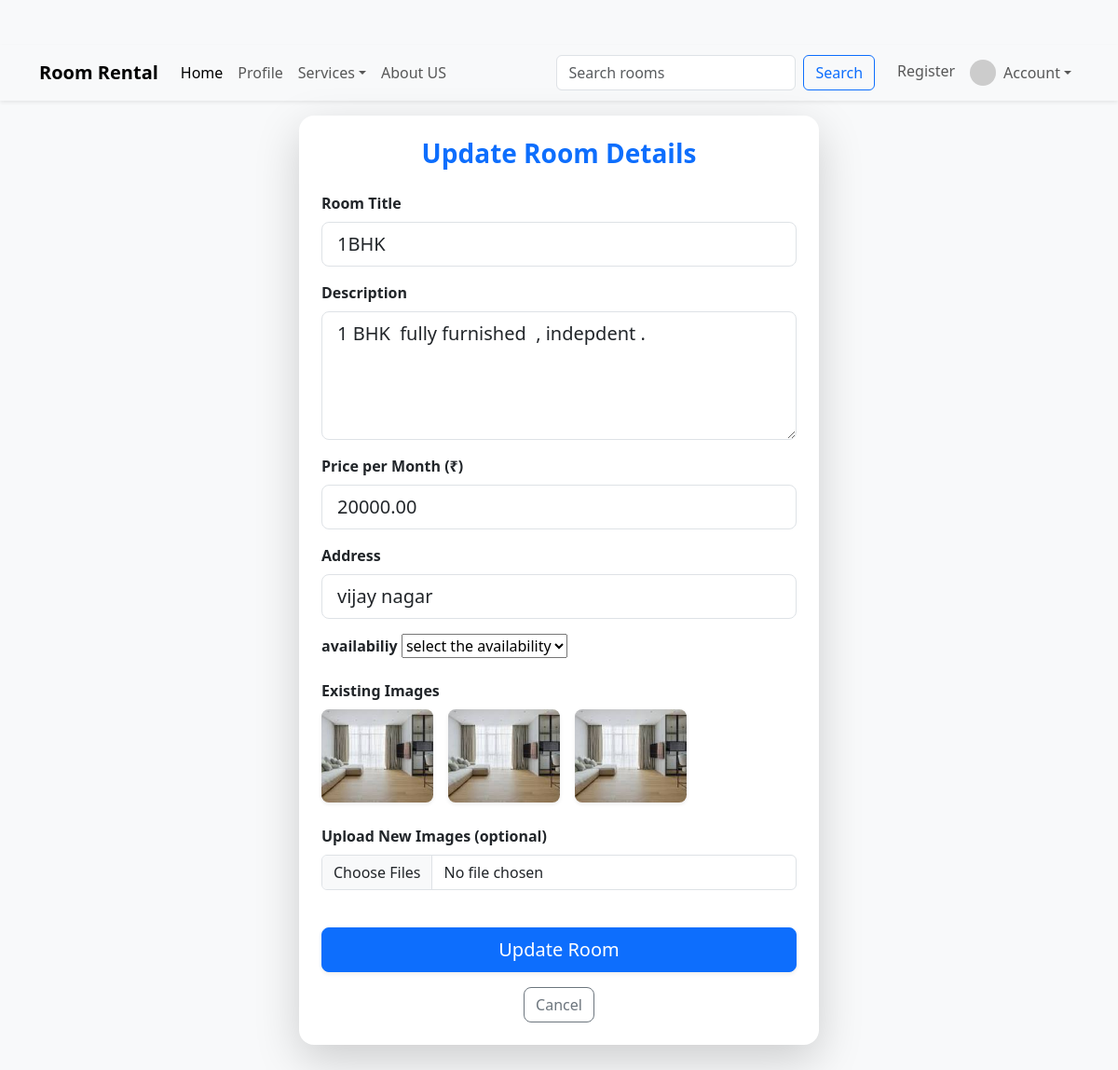
The app's page /Update_room/1/ with its own data.
### listing/models.py (models this page shows, shortened)
class Room(models.Model):
    Owner = models.ForeignKey('CustomUser', on_delete=models.CASCADE, null=True, blank=True)
    title = models.CharField(max_length=200)
    description = models.TextField()
    price_per_month = models.DecimalField(max_digits=10, decimal_places=2)
    address = models.CharField(max_length=300)
    created_at = models.DateTimeField(auto_now_add=True)
    availability = models.CharField(max_length=50,default="Available", choices=[("Available", "Available"), ("Not Available", "Not Available")])

class RoomImage(models.Model):
    room = models.ForeignKey(Room, related_name='images', on_delete=models.CASCADE)
    image = models.ImageField(upload_to='rooms/%Y/%m/')
    caption = models.CharField(max_length=100, blank=True)

### listing/views.py (the view, shortened to what this page needs)
# urls.py: path("Update_room/<int:pk>/",views.update_Room,name='up_room'),
def update_Room(request, pk):
    room = get_object_or_404(Room, pk=pk)
    return render(request, "Update_Room.html", {"room": room})

### listing/templates/update_Room.html (shortened to what this page needs)
{% extends 'home.html' %}
{% block data %}
<body class="bg-light py-5">
  <div class="container d-flex justify-content-center align-items-center mt-3">
    <div class="col-md-8 col-lg-6">
      <div class="card shadow-lg border-0 rounded-4">
        <div class="card-body p-4">
          <h3 class="text-center mb-4 fw-bold text-primary">Update Room Details</h3>
          <form method="POST" action="{% url 'up_room' room.pk %}" enctype="multipart/form-data">
            <div class="mb-3">
              <label for="title" class="form-label fw-semibold">Room Title</label>
              <input
                type="text"
                class="form-control form-control-lg rounded-3"
                id="title"
                name="title"
                value="{{ room.title }}"
                placeholder="Enter room title"
                required>
            </div>
            <div class="mb-3">
              <label for="description" class="form-label fw-semibold">Description</label>
              <textarea
                class="form-control form-control-lg rounded-3"
                id="description"
                name="description"
                rows="4"
                placeholder="Describe your room"
                required>{{ room.description }}</textarea>
            </div>
            <div class="mb-3">
              <label for="price" class="form-label fw-semibold">Price per Month (₹)</label>
              <input
                type="number"
                class="form-control form-control-lg rounded-3"
                id="price"
                name="price"
                min="0"
                value="{{ room.price_per_month }}"
                placeholder="Enter price"
                required>
            </div>
            <div class="mb-3">
              <label for="address" class="form-label fw-semibold">Address</label>
              <input
                type="text"
                class="form-control form-control-lg rounded-3"
                id="address"
                name="address"
                value="{{ room.address }}"
                placeholder="Enter room address"
                required>
            </div>
               <div class="mb-3">
              <label for="availability" class="form-label fw-semibold">availabiliy</label>
<select name="availability" id="availability" required>
    <option value=""selected>select the availability</option>
</select>
               </div>
            {% if room.images.all %}
              <div class="mb-4">
                <label class="form-label fw-semibold">Existing Images</label>
                <div class="d-flex flex-wrap gap-3">
                  {% for img in room.images.all %}
                    <div class="position-relative">
                      <img src="{{ img.image.url }}"
                           class="rounded-3 shadow-sm"
                           style="width: 120px; height: 100px; object-fit: cover;">
                    </div>
                  {% endfor %}
                </div>
              </div>
            {% endif %}
            <div class="mb-3">
              <label for="images" class="form-label fw-semibold">Upload New Images (optional)</label>
              <input
                type="file"
                name="images"
                id="images"
                class="form-control"
                multiple
                accept="image/*">
            </div>
            <div class="d-grid mt-4">
              <button type="submit" class="btn btn-primary btn-lg rounded-3 shadow-sm">
                Update Room
              </button>
            </div>
          </form>
          <div class="text-center mt-3">
            <a href="{% url 'account' %}" class="btn btn-outline-secondary rounded-3">
               Cancel
            </a>
          </div>
        </div>
      </div>
    </div>
  </div>
{% endblock data %}

### records on screen
Room: title "1BHK", description "1 BHK fully furnished , indepdent .", price "20000.00", address "vijay nagar"
RoomImage: image (picture)
RoomImage: image (picture)
RoomImage: image (picture)
